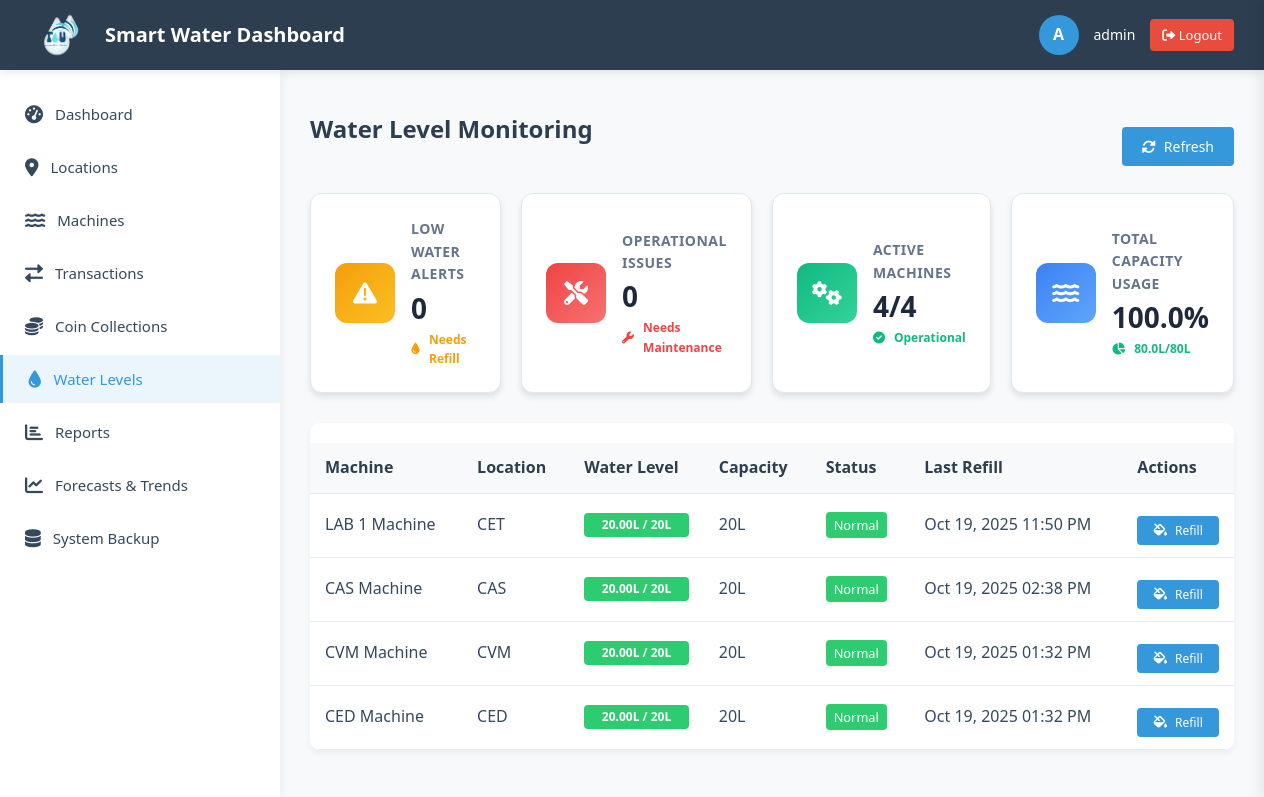
Screenshot of /water_levels.php (signed in) with the database file from the repository.
### tables this page shows
CREATE TABLE `dispenser` (
  `dispenser_id` int(11) NOT NULL AUTO_INCREMENT,
  `Description` text NOT NULL,
  `Capacity` int(11) NOT NULL,
  PRIMARY KEY (`dispenser_id`)
);

CREATE TABLE `location` (
  `location_id` int(11) NOT NULL AUTO_INCREMENT,
  `location_name` varchar(100) NOT NULL,
  `address` text NOT NULL,
  `latitude` decimal(11,8) DEFAULT NULL,
  `longitude` decimal(11,8) DEFAULT NULL,
  PRIMARY KEY (`location_id`)
);

### water_levels.php (the view, shortened to what this page needs)
<?php
require_once 'includes/header.php';
try {
    $pdo->beginTransaction();
    $pdo->commit();
} catch (PDOException $e) {
    $pdo->rollBack();
    $notification = 'error|Failed to update machine statuses: ' . $e->getMessage();
}
$waterLevels = $pdo->query("
    SELECT
        d.dispenser_id,
        d.Description as machine_name,
        d.Capacity,
        COALESCE(ds.water_level, 0) as water_level,
        COALESCE(ds.operational_status, 'Normal') as operational_status,
        l.location_name,
        COALESCE(dl.Status, 0) as machine_status,
        COALESCE(ds.last_refill_time, NOW()) as last_refill_time
    FROM dispenser d
    LEFT JOIN dispenserstatus ds ON d.dispenser_id = ds.dispenser_id
    LEFT JOIN dispenserlocation dl ON d.dispenser_id = dl.dispenser_id
    LEFT JOIN location l ON dl.location_id = l.location_id
    ORDER BY COALESCE(ds.water_level, 0) ASC
")->fetchAll();
$lowWaterCount = 0;
$issueCount = 0;
$totalMachines = 0;
$activeMachines = 0;
$totalCapacity = 0;
$currentUsage = 0;
foreach ($waterLevels as $level) {
    $totalMachines++;
    if ($level['machine_status'] == 1) {
        $activeMachines++;
    }
    $totalCapacity += $level['Capacity'];
    $currentUsage += $level['water_level'];
}
$usagePercentage = $totalCapacity > 0 ? ($currentUsage / $totalCapacity) * 100 : 0;
?>
<link rel="stylesheet" href="assets/css/water_levels.css">
<div class="content-area">
    <div class="content-wrapper">
        <div class="content-header">
            <h1 class="content-title">Water Level Monitoring</h1>
            <div class="content-actions">
                <button class="btn-primary" id="refreshLevels">
                    <i class="fas fa-sync-alt"></i> Refresh
                </button>
            </div>
        </div>
        <div class="stats-grid">
            <div class="stat-card">
                <div class="stat-icon"><i class="fas fa-exclamation-triangle"></i></div>
                <div class="stat-content">
                    <div class="stat-title">Low Water Alerts</div>
                    <div class="stat-value"><?= $lowWaterCount ?></div>
                    <div class="stat-change warning">
                        <i class="fas fa-tint"></i> Needs Refill
                    </div>
                </div>
            </div>
            <div class="stat-card">
                <div class="stat-icon"><i class="fas fa-tools"></i></div>
                <div class="stat-content">
                    <div class="stat-title">Operational Issues</div>
                    <div class="stat-value"><?= $issueCount ?></div>
                    <div class="stat-change danger">
                        <i class="fas fa-wrench"></i> Needs Maintenance
                    </div>
                </div>
            </div>
            <div class="stat-card">
                <div class="stat-icon"><i class="fas fa-cogs"></i></div>
                <div class="stat-content">
                    <div class="stat-title">Active Machines</div>
                    <div class="stat-value"><?= $activeMachines ?>/<?= $totalMachines ?></div>
                    <div class="stat-change success">
                        <i class="fas fa-check-circle"></i> Operational
                    </div>
                </div>
            </div>
            <div class="stat-card">
                <div class="stat-icon"><i class="fas fa-water"></i></div>
                <div class="stat-content">
                    <div class="stat-title">Total Capacity Usage</div>
                    <div class="stat-value"><?= number_format($usagePercentage, 1) ?>%</div>
                    <div class="stat-change success">
                        <i class="fas fa-chart-pie"></i> <?= number_format($currentUsage, 1) ?>L/<?= $totalCapacity ?>L
                    </div>
                </div>
            </div>
        </div>
        <div class="table-container">
            <table class="data-table">
                <thead>
                    <tr>
                        <th>Machine</th>
                        <th>Location</th>
                        <th>Water Level</th>
                        <th>Capacity</th>
                        <th>Status</th>
                        <th>Last Refill</th>
                        <th>Actions</th>
                    </tr>
                </thead>
                <tbody>
                    <?php foreach($waterLevels as $level):
                        $current_water_level = max(0, min($level['water_level'], $level['Capacity']));
                        $waterPercent = ($current_water_level / $level['Capacity']) * 100;
                        $statusClass = '';
                        if ($level['machine_status'] == 0) {
                            $statusClass = 'disabled';
                        } elseif ($current_water_level < 1) {
                            $statusClass = 'danger';
                        } elseif ($current_water_level < 2) {
                            $statusClass = 'warning';
                        } else {
                            $statusClass = 'success';
                        }
                        $badgeClass = '';
                        switch ($level['operational_status']) {
                            case 'Normal':
                                $badgeClass = 'active';
                                break;
                        }
                    ?>
                    <tr data-dispenser-id="<?= $level['dispenser_id'] ?>">
                        <td><?= htmlspecialchars($level['machine_name']) ?></td>
                        <td><?= htmlspecialchars($level['location_name'] ?? 'Not Deployed') ?></td>
                        <td>
                            <div class="water-level-bar">
                                <div class="water-level-fill <?= $statusClass ?>"
                                     style="width: <?= $statusClass == 'disabled' ? 100 : max(5, $waterPercent) ?>%">
                                    <?= $statusClass == 'disabled' ? 'Disabled' : number_format($current_water_level, 2) . 'L / ' . $level['Capacity'] . 'L' ?>
                                </div>
                            </div>
                        </td>
                        <td><?= $level['Capacity'] ?>L</td>
                        <td>
                            <span class="status-badge <?= $badgeClass ?>">
                                <?= htmlspecialchars($level['operational_status']) ?>
                            </span>
                        </td>
                        <td class="last-refill-time">
                            <?= date('M j, Y h:i A', strtotime($level['last_refill_time'])) ?>
                        </td>
                        <td>
                            <?php if ($level['machine_status'] == 1): ?>
                            <button class="btn-primary btn-sm refill-btn"
                                    data-dispenser-id="<?= $level['dispenser_id'] ?>"
                                    data-machine-name="<?= htmlspecialchars($level['machine_name']) ?>"
                                    data-current-level="<?= $current_water_level ?>"
                                    data-capacity="<?= $level['Capacity'] ?>"
                                    data-last-refill="<?= $level['last_refill_time'] ?>">
                                <i class="fas fa-fill-drip"></i> Refill
                            </button>
                            <?php else: ?>
                            <span class="text-muted">Disabled</span>
                            <?php endif; ?>
                        </td>
                    </tr>
                    <?php endforeach; ?>
                </tbody>
            </table>
        </div>
    </div>
</div>
<?php require_once 'includes/footer.php'; ?>

### assets/css/navigations.css (style rules this page uses)
:root { --primary: #3498db; --primary-dark: #2980b9; --secondary: #2c3e50; --success: #2ecc71; --danger: #e74c3c; --warning: #f39c12; --light: #f8f9fa; --dark: #34495e; --gray: #6c757d; --white: #ffffff; }
* { margin: 0; padding: 0; box-sizing: border-box; font-family: 'Segoe UI', Tahoma, Geneva, Verdana, sans-serif; }
body { min-height: 100vh; display: flex; width: 100%; line-height: 1.6; color: var(--dark); background-color: var(--light); overflow-x: hidden; }
h1 { color: var(--secondary); margin-bottom: 25px; font-size: 28px; font-weight: 600; }
button { background-color: var(--primary); color: var(--white); border: none; padding: 14px 20px; border-radius: 8px; cursor: pointer; width: 100%; font-size: 16px; font-weight: 500; transition: all 0.3s; margin-top: 10px; }
.content-area { padding: 30px 0 0 0; background-color: var(--light); width: 100%; margin-left: 0; transition: all 0.3s ease; }
.content-wrapper { padding: 0 30px; max-width: 100%; margin: 0 auto; }
.content-header { display: flex; justify-content: space-between; align-items: center; margin-bottom: 30px; }
.content-title { font-size: 24px; color: var(--secondary); font-weight: 600; }
.content-actions { display: flex; gap: 10px; }
.btn-primary { background-color: var(--primary); }
.table-container { background-color: var(--white); border-radius: 10px; box-shadow: 0 4px 6px rgba(0, 0, 0, 0.05); overflow-x: auto; }
.data-table { width: 100%; border-collapse: collapse; }
.data-table th, .data-table td { padding: 12px 15px; text-align: left; border-bottom: 1px solid var(--light); }
.data-table th { background-color: var(--light); font-weight: 600; color: var(--secondary); }
.status-badge { padding: 4px 8px; border-radius: 4px; font-size: 12px; font-weight: 500; }
.status-badge.active { background-color: rgba(46, 204, 113, 0.2); color: var(--success); }
.stats-grid { display: grid; grid-template-columns: repeat(auto-fill, minmax(240px, 1fr)); gap: 20px; margin-bottom: 30px; }
.stat-card { background-color: var(--white); padding: 20px; border-radius: 10px; box-shadow: 0 4px 6px rgba(0, 0, 0, 0.05); transition: all 0.3s; border-left: 4px solid var(--primary); }
.stat-title { font-size: 20px; color: var(--gray); margin-bottom: 10px; font-weight: 500; }
.stat-value { font-size: 28px; font-weight: 700; color: var(--secondary); margin: 0; }
.stat-change { display: flex; align-items: center; font-size: 12px; margin-top: 5px; color: var(--success); }
.stat-change i { margin-right: 5px; }
.stat-change.danger { color: var(--danger); }

### includes/user_profile_slide.php (style rules this page uses)
.btn-primary { padding: 12px 16px; background: #3b82f6; color: white; border: none; border-radius: 6px; font-size: 0.875rem; font-weight: 500; cursor: pointer; transition: all 0.2s; display: flex; align-items: center; justify-content: center; gap: 8px; width: 100%; }

### water_levels.php (style rules this page uses)
.stats-grid { display: grid; grid-template-columns: repeat(4, 1fr); gap: 20px; margin-bottom: 30px; }
.stat-card { background: white; border-radius: 12px; padding: 24px; box-shadow: 0 4px 6px rgba(0, 0, 0, 0.1); border: 1px solid #e2e8f0; transition: all 0.3s ease; display: flex; align-items: center; gap: 16px; }
.stat-icon { width: 60px; height: 60px; border-radius: 12px; display: flex; align-items: center; justify-content: center; font-size: 24px; color: white; }
.stat-content { flex: 1; }
.stat-title { font-size: 14px; font-weight: 600; color: #64748b; margin-bottom: 8px; text-transform: uppercase; letter-spacing: 0.5px; }
.stat-value { font-size: 28px; font-weight: 700; color: #1e293b; margin-bottom: 8px; line-height: 1; }
.stat-change { font-size: 12px; font-weight: 600; display: flex; align-items: center; gap: 4px; }
.stat-change.warning { color: #f59e0b; }
.stat-change.danger { color: #ef4444; }
.stat-change.success { color: #10b981; }
.stat-card:nth-child(1) .stat-icon { background: linear-gradient(135deg, #f59e0b 0%, #fbbf24 100%); }
.stat-card:nth-child(2) .stat-icon { background: linear-gradient(135deg, #ef4444 0%, #f87171 100%); }
.stat-card:nth-child(3) .stat-icon { background: linear-gradient(135deg, #10b981 0%, #34d399 100%); }
.stat-card:nth-child(4) .stat-icon { background: linear-gradient(135deg, #3b82f6 0%, #60a5fa 100%); }

### rows the page displays
dispenser: Description "LAB 1 Machine", location.location_name "CET", current_water_level "20.00", Capacity "20", operational_status "Normal", last_refill_time "Oct 19, 2025 11:50 PM"
dispenser: Description "CAS Machine", location.location_name "CAS", current_water_level "20.00", Capacity "20", operational_status "Normal", last_refill_time "Oct 19, 2025 02:38 PM"
dispenser: Description "CVM Machine", location.location_name "CVM", current_water_level "20.00", Capacity "20", operational_status "Normal", last_refill_time "Oct 19, 2025 01:32 PM"
dispenser: Description "CED Machine", location.location_name "CED", current_water_level "20.00", Capacity "20", operational_status "Normal", last_refill_time "Oct 19, 2025 01:32 PM"

### other values shown
substr($_SESSION['admin_username'], 0, 1) "A"
$_SESSION['admin_username'] "admin"
$lowWaterCount "0"
$issueCount "0"
$activeMachines "4"
$totalMachines "4"
$usagePercentage "100.0"
$currentUsage "80.0"
$totalCapacity "80"
